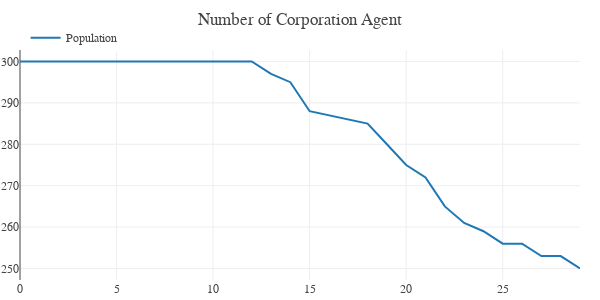

Notebook source saved alongside this figure:
### Markdown cell above
### Number of Agent during Simulation

### Code cell
def plot_agent_population(agent_position_df):

    number_of_agents_df = agent_position_df.groupby(['steps', 'agent_type'])['agent_id'].count().reset_index(name = 'Number of Agents')
    number_of_agents_corps = number_of_agents_df[number_of_agents_df['agent_type'] == 'corps']


    fig = make_subplots(rows=1, cols=1)
    temp = dict(layout=go.Layout(font=dict(family="Franklin Gothic", size = 12)))
    corps = go.Scatter(y = number_of_agents_corps['Number of Agents'], name = 'Population')

    # fig.add_trace(banks)
    fig.add_trace(corps)

    fig.update_layout(template = temp,
                    title_text = 'Number of Corporation Agent',
                    hovermode = 'closest', 
                    margin = dict(l = 20, r = 20, t = 50, b = 20),
                    height = 300, 
                    width = 600, 
                    showlegend = True, 
                    legend = dict(yanchor = "bottom", 
                                    y = 0.99,
                                    xanchor = "left",
                                    x = 0.01))

    return fig


plot_agent_population(agent_position_df)

### Figure 1 — Plotly figure (JSON) as saved in the notebook; plotly's stock layout.template omitted (floating-point values rounded to 4 significant figures)
{"data": [{"name": "Population", "type": "scatter", "y": [300, 300, 300, 300, 300, 300, 300, 300, 300, 300, 300, 300, 300, 297, 295, 288, 287, 286, 285, 280, 275, 272, 265, 261, 259, 256, 256, 253, 253, 250]}], "layout": {"height": 300, "hovermode": "closest", "legend": {"x": 0.01, "xanchor": "left", "y": 0.99, "yanchor": "bottom"}, "margin": {"b": 20, "l": 20, "r": 20, "t": 50}, "showlegend": true, "title": {"text": "Number of Corporation Agent"}, "width": 600, "xaxis": {"anchor": "y", "domain": [0, 1]}, "yaxis": {"anchor": "x", "domain": [0, 1]}}}
